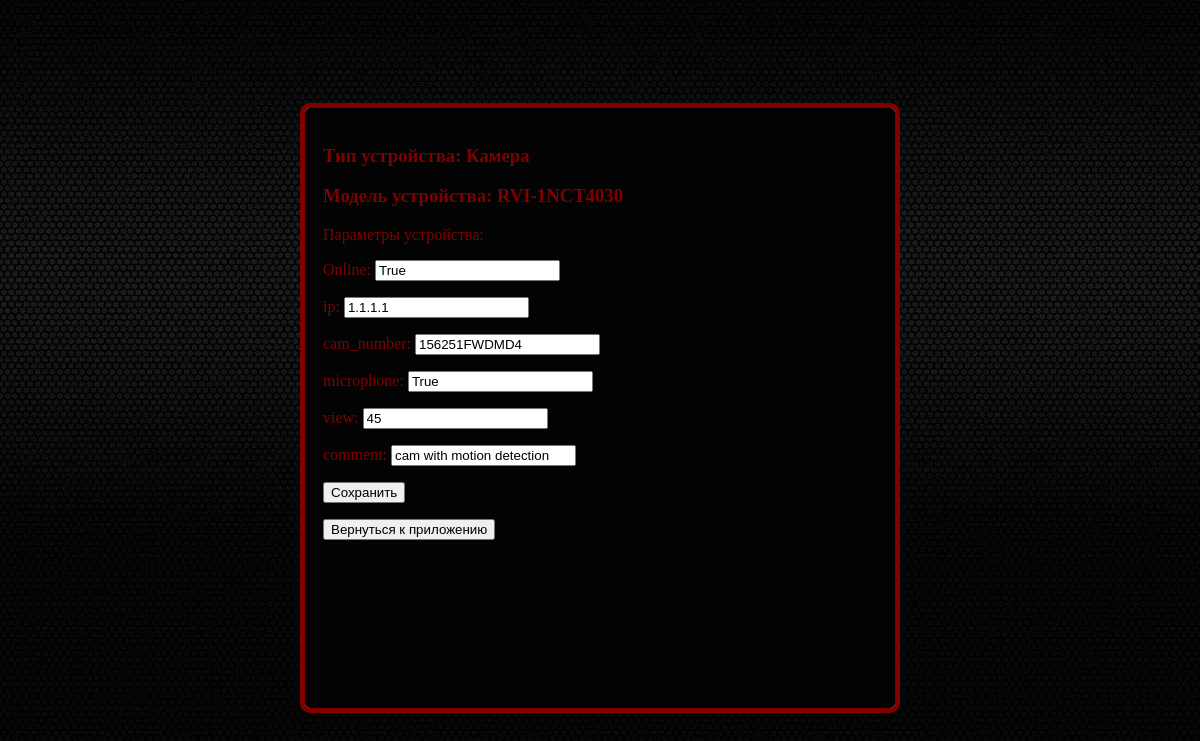
Before: /ugin/device/1/ with the older database file.
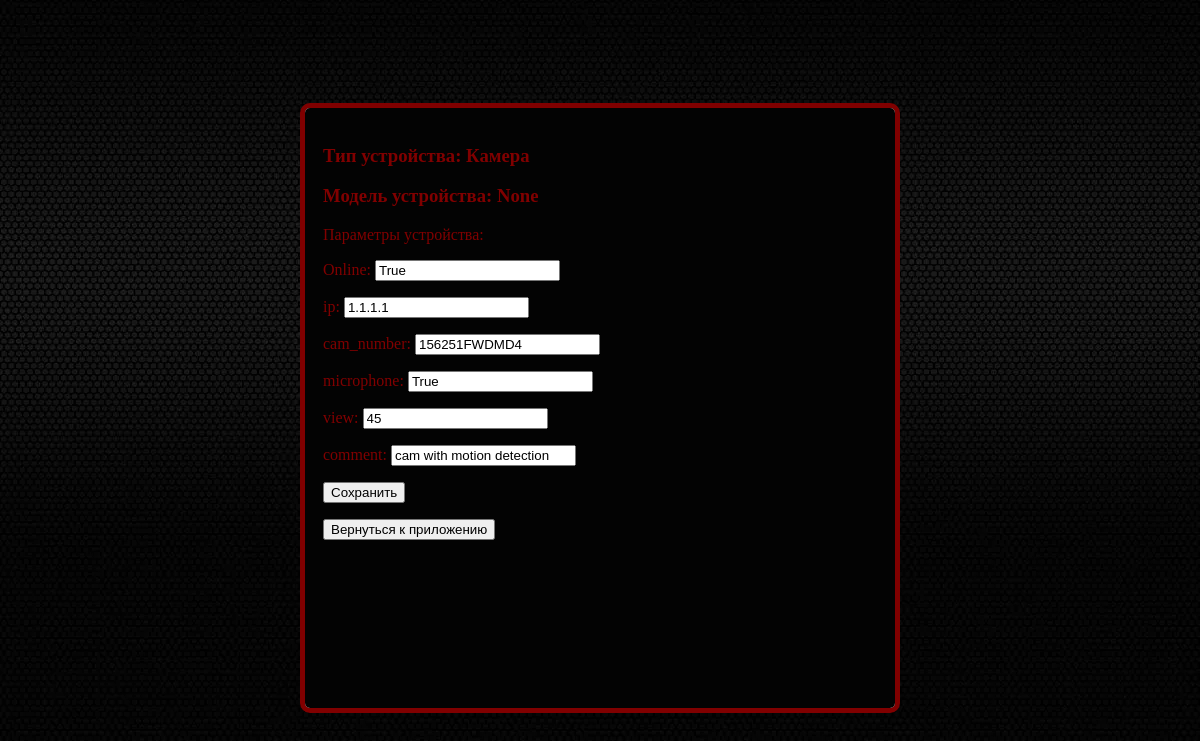
After: the same page with the newer database file.
### ugin/models.py (models this page shows, shortened)
class Device(models.Model):
    model_list = list
    device_type_id = models.ForeignKey(DeviceType, on_delete=models.CASCADE,
                                       related_name='device_type_id', default=None)
    device_model = models.CharField(max_length=200, default=None, choices=model_list, null=True, blank=True)
    parametrs = models.JSONField(default=dict, null=True, blank=True)
    def __str__(self):
        return str(self.id)

### ugin/views.py (the view)
# urls.py: path('device/<int:id>/', views.device, name="device_id"),
def device(request, id):
    try:
        device = Device.objects.get(pk=id)
        devicemodel = device.device_model
        devicetype = device.device_type_id
        data = {"device": device, "devicemodel": devicemodel, "devicetype": devicetype}
        deviceform = DeviceForm(instance=device)
        data['form'] = deviceform
        return render(request, "ugin/device.html", context=data)
    except Device.DoesNotExist:
        return HttpResponseNotFound("<h2>Device not found</h2>")

### ugin/forms.py
class DeviceForm(forms.ModelForm):
    class Meta:
        model = Device
        fields = ['parametrs']
        labels = {'parametrs': 'Параметры устройства'}
        widgets = {
            'parametrs': CustomJSONWidget,
        }

### ugin/forms.py (called while the page is built)
    def render(self, name, value, attrs=None, renderer=None):
        if value is None:
            value = ''
        data_dict = json.loads(value)
        parametrs_form = DynamicForm(parametrs=data_dict)
        return parametrs_form.as_p()

### ugin/models.py (called while the page is built)
    def __str__(self):
        return self.type_name

### ugin/templates/ugin/device.html (shortened to what this page needs)
{% load static %}
<html>
<head>
    <link rel="stylesheet" href="{% static 'ugin/style.css' %}">
</head>
<body>
<div class="wrapper">
    <div>
        <h3>Тип устройства: {{ devicetype }}</h3>
        <h3>Модель устройства: {{ devicemodel }}</h3>
        <form method="POST" action="/ugin/device/edit/">
            {{ form.as_table }}
            <input type="submit" value="Сохранить">
        </form>
        <form method="post" action="/ugin/">
            <input type="submit" value="Вернуться к приложению">
        </form>
    </div>
</div>
</body>
</html>

Changed rows visible on the page:
no longer on this page (row edited): Device: device_model "RVI-1NCT4030"
Other visible differences:
{{ devicemodel }}: (not shown) → "None"
